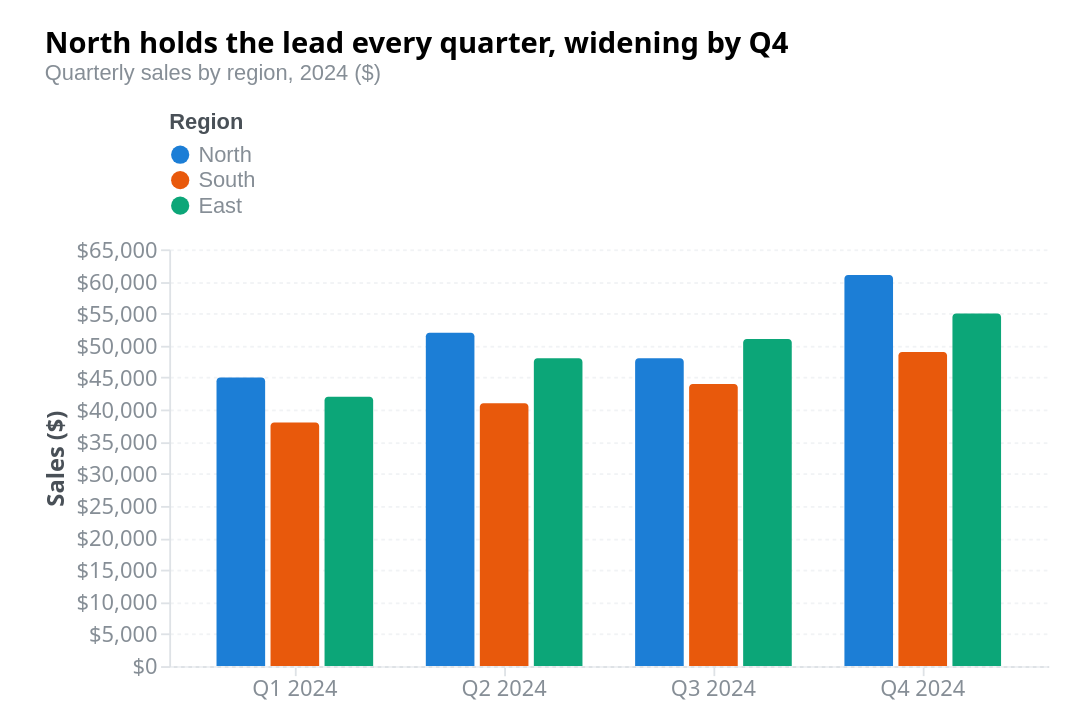

Express this chart as Vega-Lite.
### Vega specification from a JSON file in a GitHub repository (floating-point values rounded to 4 significant figures)
{"_metadata": {"customization": ["Replace 'values' array with your data", "Change field names in scales and marks to match your data", "Update axis titles to include your units", "Modify title and description for your context", "Adjust 'regions' signal to list your subgroup values for correct scale domain ordering"], "dataFormat": "Array of objects with 'category' (nominal grouping on x-axis), 'region' (nominal subgroup), and 'sales' (quantitative) fields. Each category has one entry per region."}, "$schema": "https://vega.github.io/schema/vega/v6.json", "autosize": {"contains": "padding", "type": "fit"}, "axes": [{"domainColor": "#dee2e6", "labelColor": "#868e96", "labelFontSize": 12, "orient": "bottom", "scale": "x", "tickColor": "#dee2e6"}, {"domainColor": "#dee2e6", "format": "$,.0f", "grid": true, "gridColor": "#f1f3f5", "gridDash": [2, 2], "labelColor": "#868e96", "labelFontSize": 12, "orient": "left", "scale": "y", "tickColor": "#dee2e6", "title": "Sales ($)", "titleColor": "#495057", "titleFontSize": 13}], "config": {"aria": true, "axis": {"labelFont": "system-ui, -apple-system, sans-serif", "titleFont": "system-ui, -apple-system, sans-serif"}, "title": {"font": "system-ui, -apple-system, sans-serif"}}, "data": [{"name": "source", "values": [{"category": "Q1 2024", "region": "North", "sales": 45000}, {"category": "Q1 2024", "region": "South", "sales": 38000}, {"category": "Q1 2024", "region": "East", "sales": 42000}, {"category": "Q2 2024", "region": "North", "sales": 52000}, {"category": "Q2 2024", "region": "South", "sales": 41000}, {"category": "Q2 2024", "region": "East", "sales": 48000}, {"category": "Q3 2024", "region": "North", "sales": 48000}, {"category": "Q3 2024", "region": "South", "sales": 44000}, {"category": "Q3 2024", "region": "East", "sales": 51000}, {"category": "Q4 2024", "region": "North", "sales": 61000}, {"category": "Q4 2024", "region": "South", "sales": 49000}, {"category": "Q4 2024", "region": "East", "sales": 55000}]}], "description": "Grouped bar chart comparing quarterly sales across three regions (North, South, East). North leads in every quarter and extends its advantage to $61,000 in Q4, while East closes the gap with South.", "height": 400, "legends": [{"fill": "color", "labelColor": "#868e96", "labelFontSize": 12, "orient": "top", "title": "Region", "titleColor": "#495057", "titleFontSize": 12}], "marks": [{"encode": {"enter": {"width": {"band": 1, "scale": "x"}, "x": {"field": "category", "scale": "x"}}}, "from": {"facet": {"data": "source", "groupby": "category", "name": "faceted"}}, "marks": [{"encode": {"enter": {"cornerRadiusTopLeft": {"value": 2}, "cornerRadiusTopRight": {"value": 2}, "tooltip": {"signal": "{'Quarter': datum.category, 'Region': datum.region, 'Sales ($)': '$' + format(datum.sales, ',.0f')}"}, "width": {"band": 1, "scale": "xGroup"}, "x": {"field": "region", "scale": "xGroup"}, "y": {"field": "sales", "scale": "y"}, "y2": {"scale": "y", "value": 0}}, "update": {"fill": {"field": "region", "scale": "color"}, "opacity": [{"test": "hovered === null || (hovered.category === datum.category && hovered.region === datum.region)", "value": 1}, {"value": 0.3}]}}, "from": {"data": "faceted"}, "type": "rect"}], "type": "group"}], "padding": {"bottom": 16, "left": 24, "right": 24, "top": 16}, "scales": [{"domain": {"data": "source", "field": "category", "sort": true}, "name": "x", "padding": 0.2, "range": "width", "type": "band"}, {"domain": ["North", "South", "East"], "name": "xGroup", "padding": 0.1, "range": {"signal": "[0, bandwidth('x')]"}, "type": "band"}, {"domain": {"data": "source", "field": "sales"}, "name": "y", "nice": true, "range": "height", "type": "linear", "zero": true}, {"domain": ["North", "South", "East"], "name": "color", "range": ["#1c7ed6", "#e8590c", "#0ca678"], "type": "ordinal"}], "signals": [{"name": "hovered", "on": [{"events": "rect:pointerover", "update": "datum"}, {"events": "rect:pointerout", "update": "null"}], "value": null}], "title": {"anchor": "start", "fontSize": 16, "offset": 16, "subtitle": "Quarterly sales by region, 2024 ($)", "subtitleColor": "#868e96", "subtitleFontSize": 12, "text": "North holds the lead every quarter, widening by Q4"}, "width": 600}
